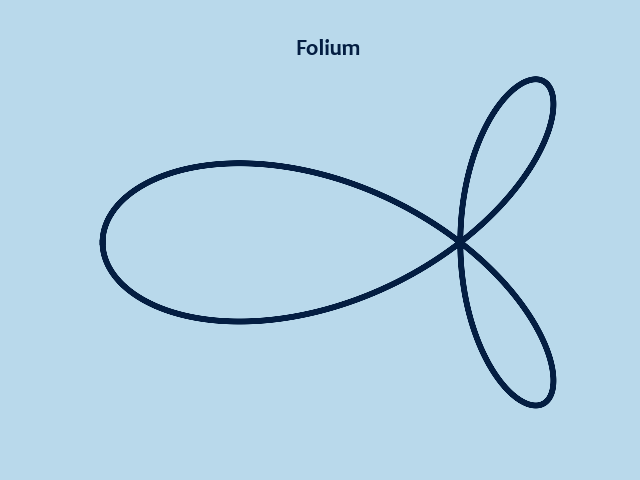

The Python source for this figure:
import numpy as np
from matplotlib import pyplot as plt

# Folium
def folium(a=2, b=3):
    phi = np.linspace(0, 2*np.pi, 600)
    r = (np.cos(phi)*(4*a*(np.sin(phi)**2)-b))
    x = r*np.cos(phi)
    y = r*np.sin(phi)
    return x, y

x, y = folium()

# shades of blue
# #B9D9EB -> columbia blue
# #041E42 -> Dallas cowboys blue

fig = plt.figure(facecolor='#B9D9EB')
ax = fig.add_subplot(111)

ax.set_aspect('equal')
ax.axis('off')
ax.set_title('Folium', color='#041E42', fontsize=16, fontname='Candara', fontweight='bold')

# once axis are turned off -> ax.axis('off) -> facecolor will also hide 
# ax.set_facecolor("#005A9C")


ax.plot(x, y, linestyle='-', linewidth=4, color='#041E42')
ax.fill_between(x, y, color='#B9D9EB')

fig.savefig('folium.png')

plt.show()